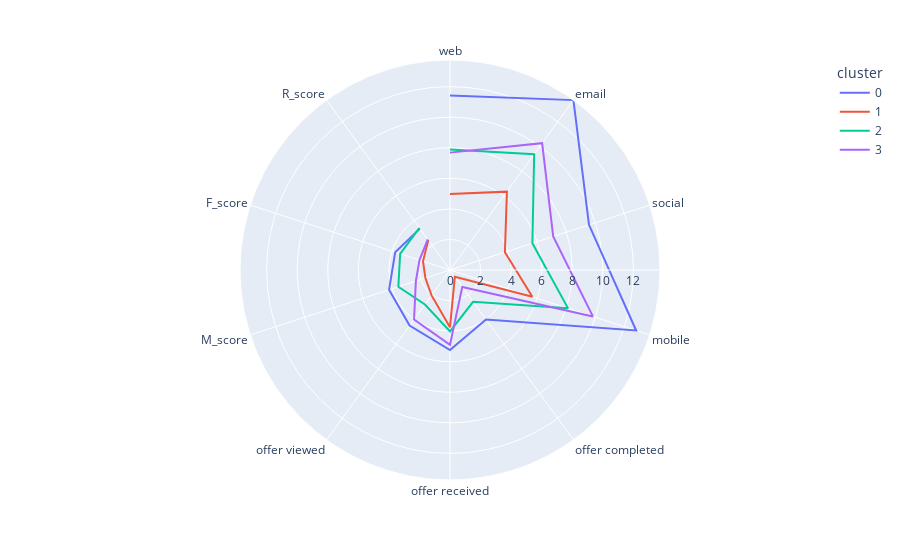

Notebook cell for this chart:
### Code cell
px.line_polar(A, r = 'value', theta = 'variable', color = 'cluster')

### Figure 1 — Plotly figure (JSON) as saved in the notebook; plotly's stock layout.template omitted (floating-point values rounded to 4 significant figures)
{"data": [{"hovertemplate": "cluster=0<br>value=%{r}<br>variable=%{theta}<extra></extra>", "legendgroup": "0", "line": {"color": "#636efa", "dash": "solid"}, "marker": {"symbol": "circle"}, "mode": "lines", "name": "0", "r": [11.42, 13.74, 9.563, 12.81, 4.003, 5.239, 4.498, 4.192, 3.77, 3.348], "showlegend": true, "subplot": "polar", "theta": ["web", "email", "social", "mobile", "offer completed", "offer received", "offer viewed", "M_score", "F_score", "R_score"], "type": "scatterpolar"}, {"hovertemplate": "cluster=1<br>value=%{r}<br>variable=%{theta}<extra></extra>", "legendgroup": "1", "line": {"color": "#EF553B", "dash": "solid"}, "marker": {"symbol": "circle"}, "mode": "lines", "name": "1", "r": [4.97, 6.336, 3.778, 5.666, 0.5396, 3.742, 2.054, 1.693, 1.857, 2.418], "showlegend": true, "subplot": "polar", "theta": ["web", "email", "social", "mobile", "offer completed", "offer received", "offer viewed", "M_score", "F_score", "R_score"], "type": "scatterpolar"}, {"hovertemplate": "cluster=2<br>value=%{r}<br>variable=%{theta}<extra></extra>", "legendgroup": "2", "line": {"color": "#00cc96", "dash": "solid"}, "marker": {"symbol": "circle"}, "mode": "lines", "name": "2", "r": [7.888, 9.371, 5.668, 8.123, 2.569, 4.013, 2.789, 3.552, 3.43, 3.405], "showlegend": true, "subplot": "polar", "theta": ["web", "email", "social", "mobile", "offer completed", "offer received", "offer viewed", "M_score", "F_score", "R_score"], "type": "scatterpolar"}, {"hovertemplate": "cluster=3<br>value=%{r}<br>variable=%{theta}<extra></extra>", "legendgroup": "3", "line": {"color": "#ab63fa", "dash": "solid"}, "marker": {"symbol": "circle"}, "mode": "lines", "name": "3", "r": [7.68, 10.26, 7.101, 9.829, 1.368, 4.888, 4, 2.349, 2.098, 2.474], "showlegend": true, "subplot": "polar", "theta": ["web", "email", "social", "mobile", "offer completed", "offer received", "offer viewed", "M_score", "F_score", "R_score"], "type": "scatterpolar"}], "layout": {"legend": {"title": {"text": "cluster"}, "tracegroupgap": 0}, "margin": {"t": 60}, "polar": {"angularaxis": {"direction": "clockwise", "rotation": 90}, "domain": {"x": [0, 1], "y": [0, 1]}}}}
